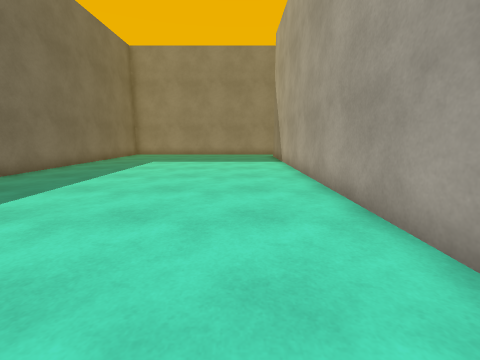
[1] (above)

19 first-person views from a walk through a Unity game level. The camera is 1.2 m above the floor, tilts 10° down and sees 90° across. The floor is counted in squares, 1 m on a side. Each view is taken from the middle of a square. On the plan, view 1 faces up. The plan holds only what a view shows up to about 12 squares ahead; the rest is blank. The place goes on beyond the plan. Some animated figures are not drawn. Surface patterns are stand-ins for the level's own textures.

[2]
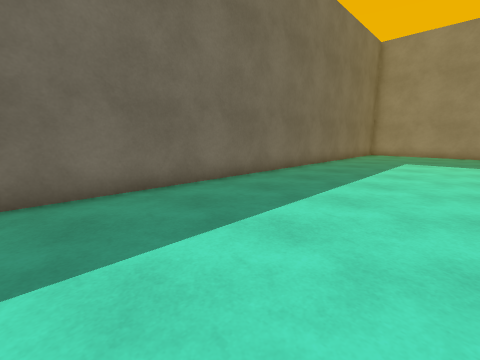

[3]
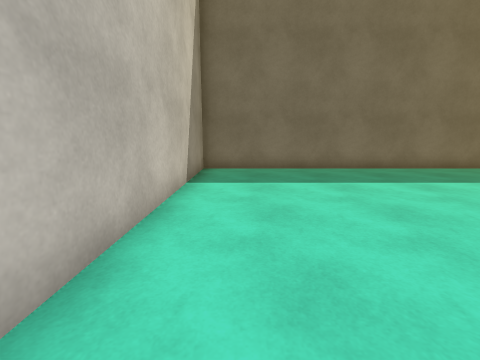

[4]
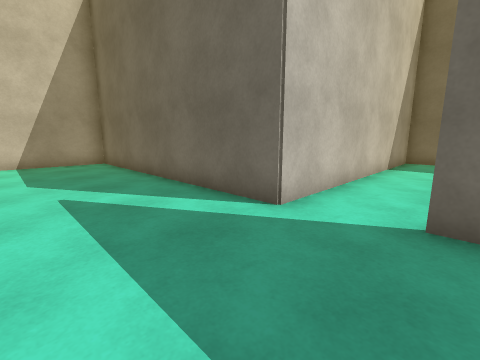

[5]
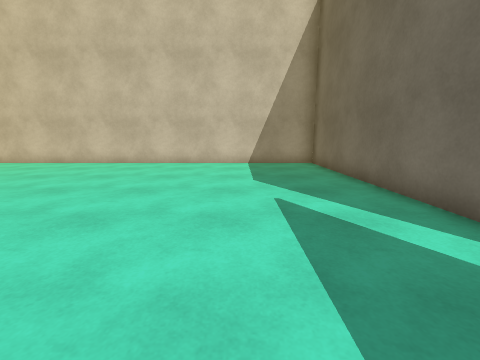

[6]
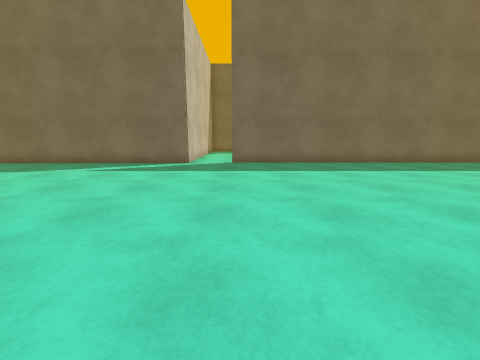

[7]
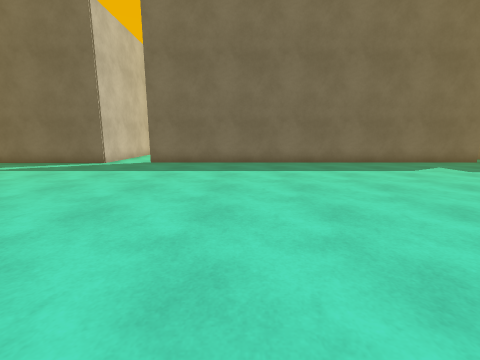

[8]
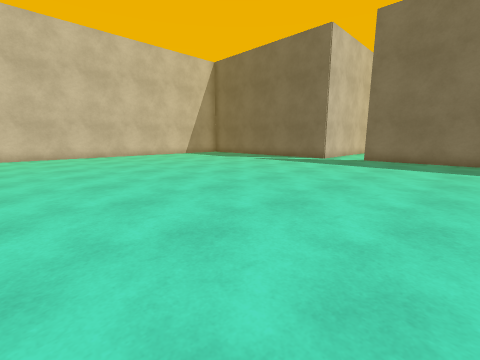

[9]
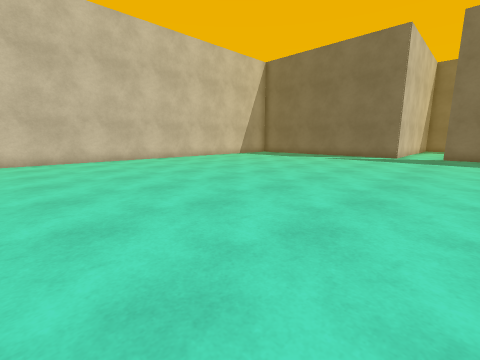

[10]
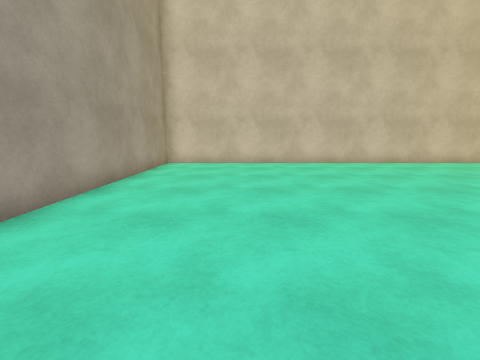

[11]
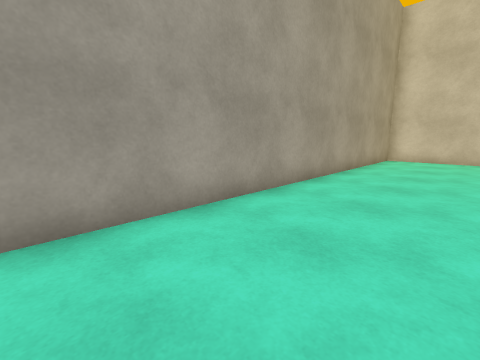

[12]
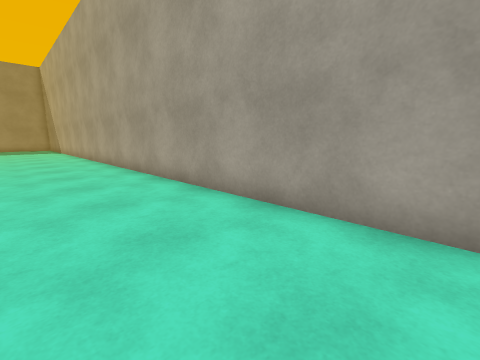

[13]
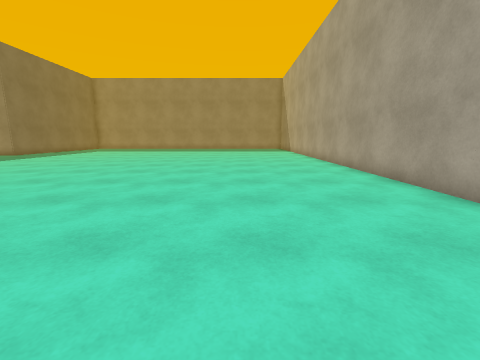

[14]
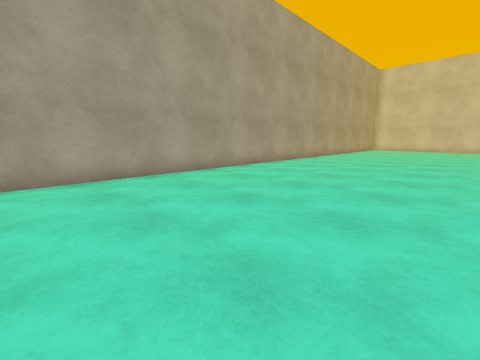

[15]
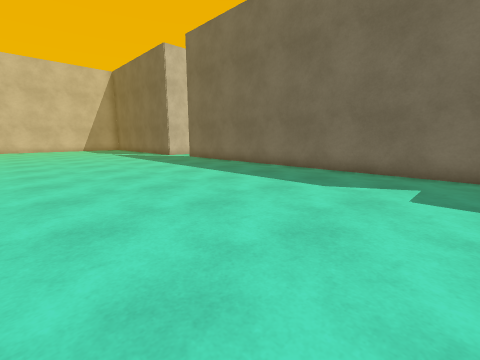

[16]
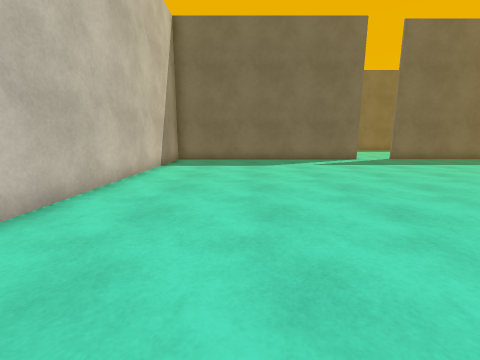

[17]
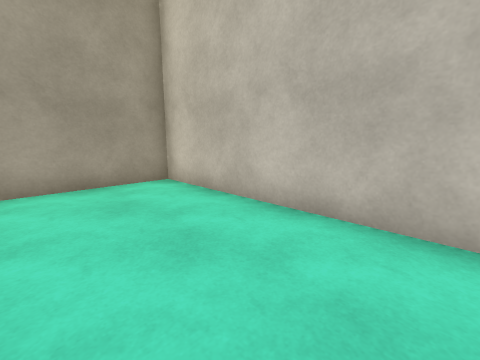

[18]
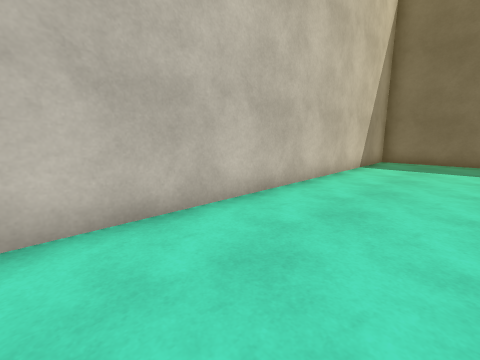

[19]
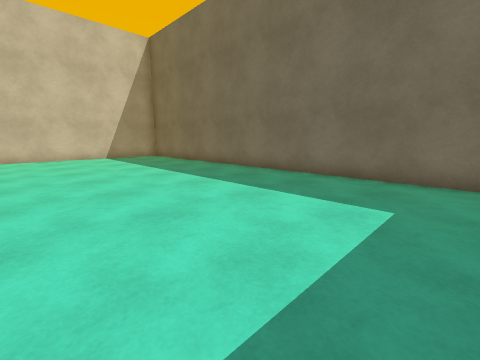

### Floor plan
Points are (right, up) in squares from view 1. A wall is a line through its corners. A room is listed if a view was taken in it or the views show most of it. See-through windows are left out.
Room 1 (views 1, 2, 19)
walls: (2.2, 2) (2.2, 12.2); (-7.4, 13.1) (-7.4, -2.4) (1.5, -2.4)
ways out: opening at (2, -1.5) to room 2
Room 2 (views 3, 4, 5, 6, 7, 8, 9, 10, 11, 12, 13, 14, 15, 16, 17, 18)
walls: (1.5, -2.4) (2.5, -2.4) (2.5, -12.4) (22.4, -12.4) (22.4, 13.2); (2.2, 13.5) (2.2, -0.5)
ways out: opening at (2, -1.5) to room 1

Where each view was taken, in squares from view 1:
view 1: 0 up, 0 right, facing up
view 2: 1 down, 2 left, facing up-left
view 3: 1 down, 2 right, facing left
view 4: 0 up, 6 right, facing down-left
view 5: 1 down, 6 right, facing down
view 6: 0 up, 14 right, facing left
view 7: 4 up, 14 right, facing left
view 8: 4 up, 16 right, facing down-left
view 9: 1 up, 19 right, facing down-left
view 10: 1 down, 19 right, facing down
view 11: 2 up, 19 right, facing down-right
view 12: 1 down, 19 right, facing up-right
view 13: 1 up, 18 right, facing up
view 14: 13 up, 15 right, facing down-right
view 15: 13 up, 11 right, facing down-left
view 16: 9 down, 16 right, facing left
view 17: 9 down, 16 right, facing down-right
view 18: 9 down, 16 right, facing down-left
view 19: 13 up, 0 right, facing down-left
